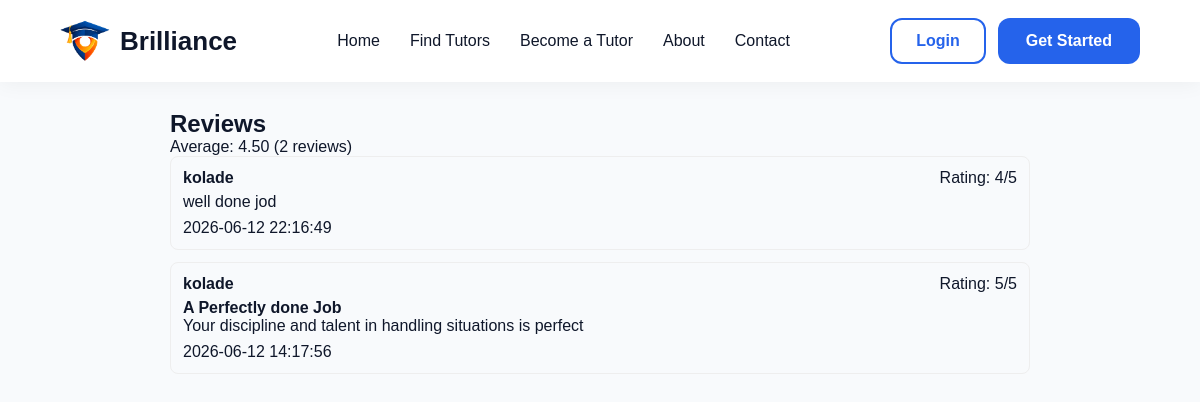
The app's page /reviews/view_reviews.php?tutor_id=11 with its own data.
### tables this page shows
CREATE TABLE IF NOT EXISTS `reviews` (
  `id` int NOT NULL AUTO_INCREMENT,
  `booking_id` int DEFAULT NULL,
  `reviewer_id` int NOT NULL,
  `reviewee_id` int NOT NULL,
  `rating` tinyint NOT NULL,
  `title` varchar(255) DEFAULT NULL,
  `body` text,
  `visibility` enum('pending','visible','hidden') DEFAULT 'pending',
  `created_at` timestamp NULL DEFAULT CURRENT_TIMESTAMP,
  `updated_at` timestamp NULL DEFAULT CURRENT_TIMESTAMP ON UPDATE CURRENT_TIMESTAMP,
  PRIMARY KEY (`id`),
  UNIQUE KEY `uq_booking_reviewer` (`booking_id`,`reviewer_id`),
  KEY `idx_reviewer` (`reviewer_id`),
  KEY `idx_reviewee` (`reviewee_id`),
  KEY `idx_booking` (`booking_id`)
);

CREATE TABLE IF NOT EXISTS `users` (
  `id` int NOT NULL AUTO_INCREMENT,
  `fullname` varchar(120) NOT NULL,
  `email` varchar(150) NOT NULL,
  `password` varchar(255) NOT NULL,
  `role` enum('parent','tutor','admin') NOT NULL,
  `created_at` timestamp NULL DEFAULT CURRENT_TIMESTAMP,
  PRIMARY KEY (`id`),
  UNIQUE KEY `email` (`email`)
);

### classes/Review.php (called while the page is built, shortened)
<?php
require_once __DIR__ . '/Database.php';
class Review {
    private $conn;
    public function __construct($pdo=null){
        if ($pdo) $this->conn = $pdo;
        else { $db = new Database(); $this->conn = $db->connect(); }
    }
    public function getForUser(int $user_id){
        $stmt = $this->conn->prepare("SELECT r.*, u.fullname AS reviewer_name FROM reviews r JOIN users u ON r.reviewer_id = u.id WHERE r.reviewee_id = ? AND r.visibility = 'visible' ORDER BY r.created_at DESC");
        $stmt->execute([$user_id]);
        return $stmt->fetchAll(PDO::FETCH_ASSOC);
    }
    public function getAverage(int $user_id){
        $stmt = $this->conn->prepare("SELECT AVG(rating) AS avg_rating, COUNT(*) AS total FROM reviews WHERE reviewee_id = ? AND visibility = 'visible'");
        $stmt->execute([$user_id]);
        return $stmt->fetch(PDO::FETCH_ASSOC);
    }
}

### classes/database.php (called while the page is built, shortened)
<?php
class Database {
    private $host = "localhost";
    private $db_name = "brilliance";
    private $username = "root";
    private $password = "";
    public function connect() {
        $this->conn = null;
        try {
            $this->conn = new PDO(
                "mysql:host=" . $this->host . ";dbname=" . $this->db_name,
                $this->username,
                $this->password
            );
            $this->conn->setAttribute(PDO::ATTR_ERRMODE, PDO::ERRMODE_EXCEPTION);
        } catch(PDOException $e) {
            echo "Connection Error: " . $e->getMessage();
        }
        return $this->conn;
    }
}

### reviews/view_reviews.php (the view)
<?php
require_once __DIR__ . '/../classes/Review.php';
$review = new Review();
$target = isset($_GET['tutor_id']) ? (int)$_GET['tutor_id'] : 0;
$rows = [];
$avg = null;
if ($target>0){
    $rows = $review->getForUser($target);
    $avg = $review->getAverage($target);
}
?>
<!doctype html>
<html>
<head><meta charset="utf-8"><title>Reviews</title>
<link rel="stylesheet" href="/brilliance/assets/css/style.css">
</head>
<body>
<?php include __DIR__ . '/../includes/navbar.php'; ?>
<div class="page" style="max-width:900px;margin:90px auto;padding:20px">
    <h2>Reviews</h2>
    <?php if ($avg): ?>
        <p>Average: <?= htmlspecialchars(number_format($avg['avg_rating'],2)) ?> (<?= (int)$avg['total'] ?> reviews)</p>
    <?php endif; ?>
    <?php if (empty($rows)): ?>
        <p>No reviews yet.</p>
    <?php else: ?>
        <?php foreach($rows as $r): ?>
            <div style="border:1px solid #eee;padding:12px;border-radius:8px;margin-bottom:12px">
                <strong><?= htmlspecialchars($r['reviewer_name']) ?></strong>
                <span style="float:right">Rating: <?= htmlspecialchars($r['rating']) ?>/5</span>
                <p style="margin-top:6px"><strong><?= htmlspecialchars($r['title'] ?? '') ?></strong></p>
                <div style="white-space:pre-wrap"><?= htmlspecialchars($r['body'] ?? '') ?></div>
                <div class="muted" style="margin-top:8px"><?= htmlspecialchars($r['created_at']) ?></div>
            </div>
        <?php endforeach; ?>
    <?php endif; ?>
</div>
</body>
</html>

### assets/css/style.css (style rules this page uses)
:root { --primary:#2563eb; --primary-dark:#1d4ed8; --secondary:#f59e0b; --dark:#0f172a; --text:#475569; --light:#ffffff; --bg:#f8fafc; --border:#e2e8f0; }
* { margin:0; padding:0; box-sizing:border-box; font-family:'Poppins',sans-serif; }
body { background:var(--bg); color:var(--dark); overflow-x:hidden; }

### records on screen
reviews: reviewer.fullname "kolade", rating "4", body "well done jod", created_at "2026-06-12 22:16:49"
reviews: reviewer.fullname "kolade", rating "5", title "A Perfectly done Job", body "Your discipline and talent in handling situations is perfect", created_at "2026-06-12 14:17:56"

### other values on screen
$avg['avg_rating'] "4.50"
$avg['total'] "2"
